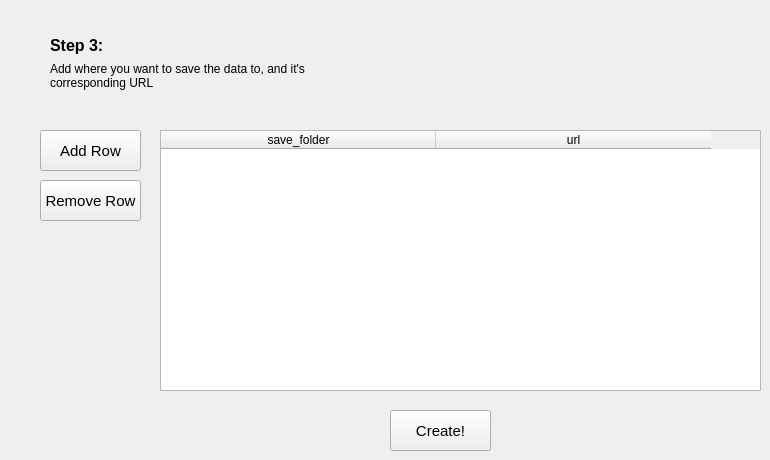
    <widget class="QWidget" name="OpendataSetup">
     <attribute name="title">
      <string>Scraper Setup</string>
     </attribute>
     <widget class="QTableWidget" name="opendataTable">
      <property name="geometry">
       <rect>
        <x>160</x>
        <y>130</y>
        <width>601</width>
        <height>261</height>
       </rect>
      </property>
      <property name="minimumSize">
       <size>
        <width>0</width>
        <height>0</height>
       </size>
      </property>
      <property name="frameShape">
       <enum>QFrame::StyledPanel</enum>
      </property>
      <property name="sizeAdjustPolicy">
       <enum>QAbstractScrollArea::AdjustToContents</enum>
      </property>
      <property name="alternatingRowColors">
       <bool>true</bool>
      </property>
      <property name="gridStyle">
       <enum>Qt::SolidLine</enum>
      </property>
      <property name="wordWrap">
       <bool>false</bool>
      </property>
      <attribute name="horizontalHeaderCascadingSectionResizes">
       <bool>false</bool>
      </attribute>
      <attribute name="horizontalHeaderDefaultSectionSize">
       <number>275</number>
      </attribute>
      <attribute name="verticalHeaderCascadingSectionResizes">
       <bool>false</bool>
      </attribute>
      <attribute name="verticalHeaderDefaultSectionSize">
       <number>50</number>
      </attribute>
      <attribute name="verticalHeaderStretchLastSection">
       <bool>false</bool>
      </attribute>
      <column>
       <property name="text">
        <string>save_folder</string>
       </property>
       <property name="textAlignment">
        <set>AlignCenter</set>
       </property>
      </column>
      <column>
       <property name="text">
        <string>url</string>
       </property>
       <property name="textAlignment">
        <set>AlignCenter</set>
       </property>
      </column>
     </widget>
     <widget class="QPushButton" name="addRow_button">
      <property name="geometry">
       <rect>
        <x>40</x>
        <y>130</y>
        <width>101</width>
        <height>41</height>
       </rect>
      </property>
      <property name="font">
       <font>
        <pointsize>11</pointsize>
       </font>
      </property>
      <property name="text">
       <string>Add Row</string>
      </property>
     </widget>
     <widget class="QPushButton" name="removeRow_button">
      <property name="geometry">
       <rect>
        <x>40</x>
        <y>180</y>
        <width>101</width>
        <height>41</height>
       </rect>
      </property>
      <property name="font">
       <font>
        <pointsize>11</pointsize>
       </font>
      </property>
      <property name="text">
       <string>Remove Row</string>
      </property>
     </widget>
     <widget class="QLabel" name="step2_header_8">
      <property name="geometry">
       <rect>
        <x>50</x>
        <y>30</y>
        <width>158</width>
        <height>31</height>
       </rect>
      </property>
      <property name="font">
       <font>
        <pointsize>12</pointsize>
        <weight>75</weight>
        <bold>true</bold>
       </font>
      </property>
      <property name="text">
       <string>Step 3:</string>
      </property>
      <property name="wordWrap">
       <bool>true</bool>
      </property>
     </widget>
     <widget class="QLabel" name="step3note_3">
      <property name="geometry">
       <rect>
        <x>50</x>
        <y>50</y>
        <width>281</width>
        <height>51</height>
       </rect>
      </property>
      <property name="font">
       <font>
        <pointsize>9</pointsize>
       </font>
      </property>
      <property name="text">
       <string>Add where you want to save the data to, and it's corresponding URL</string>
      </property>
      <property name="wordWrap">
       <bool>true</bool>
      </property>
     </widget>
     <widget class="QPushButton" name="opendata_create_button">
      <property name="geometry">
       <rect>
        <x>390</x>
        <y>410</y>
        <width>101</width>
        <height>41</height>
       </rect>
      </property>
      <property name="font">
       <font>
        <pointsize>11</pointsize>
       </font>
      </property>
      <property name="text">
       <string>Create!</string>
      </property>
     </widget>
    </widget>
